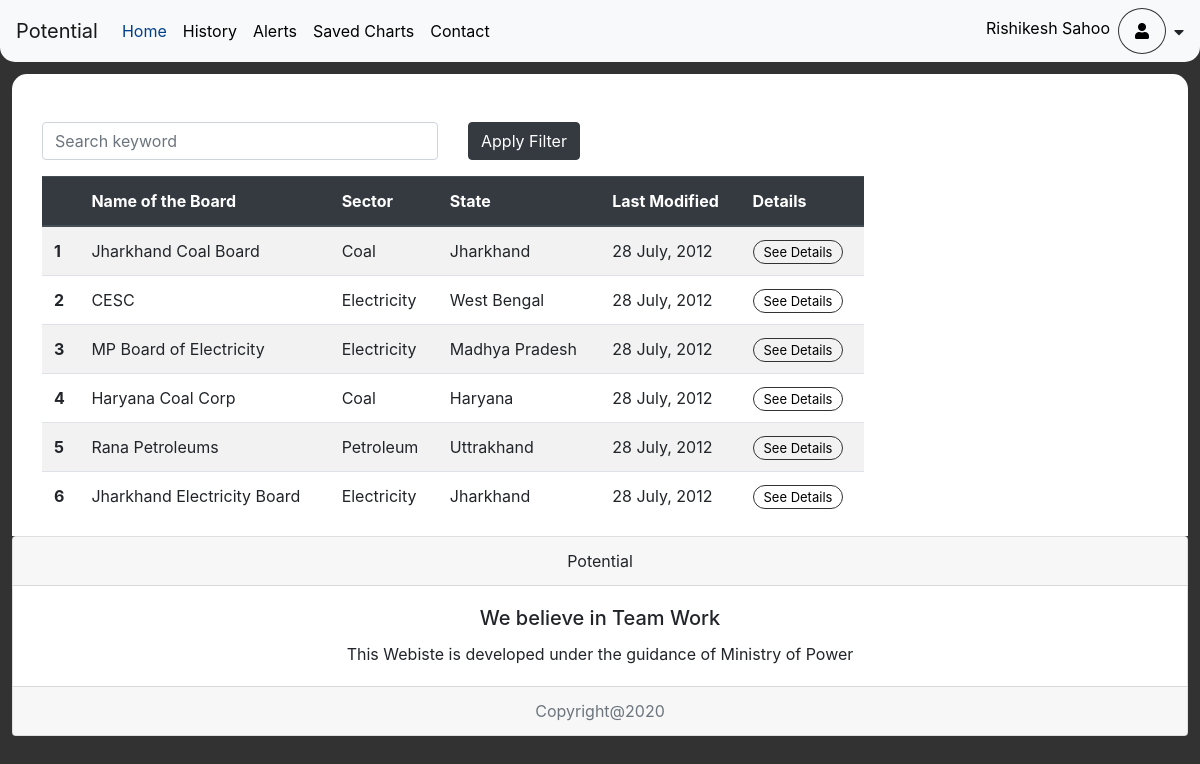
/power/govt_dash/ (signed in), run on an earlier commit of the app's database.
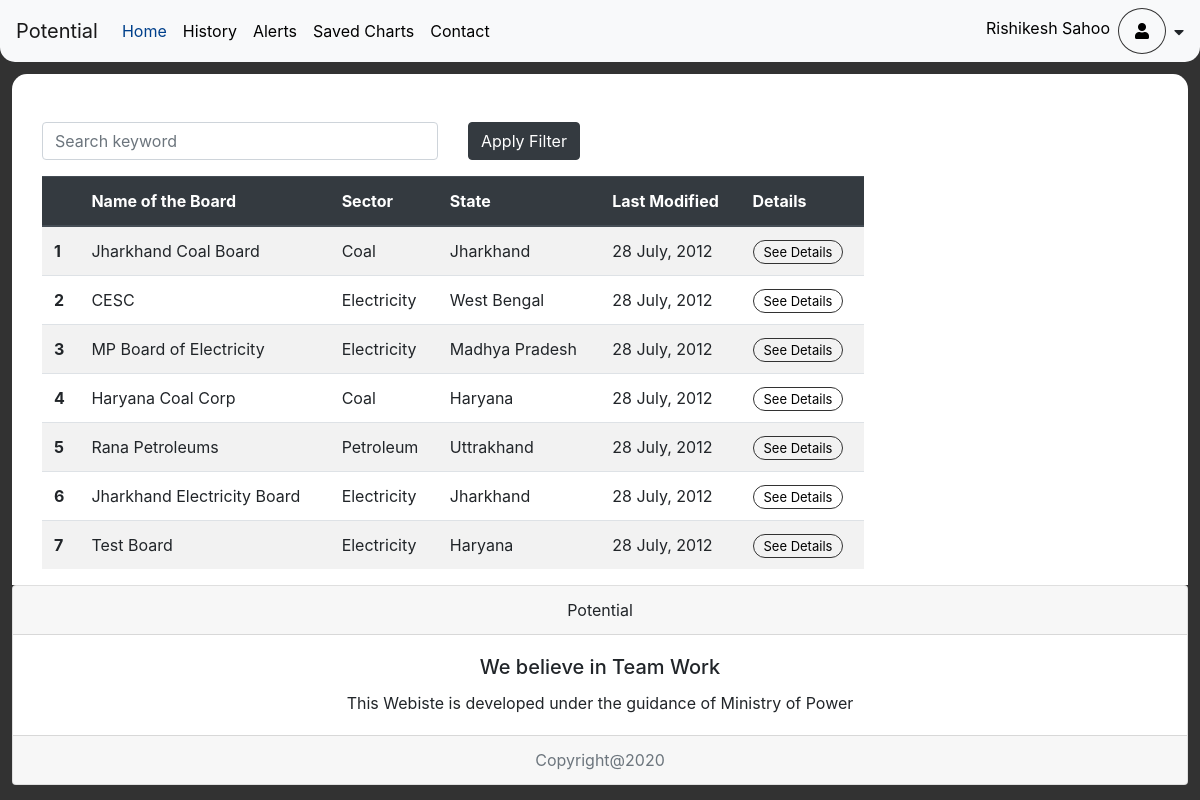
And on a later commit of the database.
### power/models.py (models this page shows, shortened)
class Board(models.Model):
    sector = models.ForeignKey(Sector, on_delete=models.CASCADE)
    name = models.CharField(max_length=200)
    state = models.CharField(max_length=100)
    url = models.TextField(max_length=1000, default="http://www.mperc.in/consolidated-reg.htm")
    xpath = models.TextField(max_length=1000, default="/html/body/table/tbody/tr/td/div/center/table[1]/tbody/tr/td[6]/table/tbody/tr/td[2]/table/tbody/tr/td/table/tbody/tr[2]/td[69]")
    person = models.ForeignKey(Person,on_delete=models.CASCADE)
    modified = models.CharField(max_length=100, default="Today")

class Sector(models.Model):
    name = models.CharField(max_length=100)
    def __str__(self):
        return self.name

### power/views.py (the view, shortened to what this page needs)
def govt_dash(request):
	if 'uid' not in request.session:
		request.session['message']="Please login first"
		request.session['type']=""  # dont know the type
		redirect('/power/')
	uid = request.session['uid']
	p = Person.objects.get(pk=uid)
	all_boards = p.board_set.all()
	all_sectors = Sector.objects.all()
	all_states = Board.objects.values_list('state',flat=True).distinct().order_by('state')
	state = "all"
	sector = "555"
	if 'message' in request.session:
		message = request.session['message']
		message_type = request.session['type']
	else:
		message = ""
		message_type = ""
	request.session['message']=""
	context = {
		"all_boards":all_boards,
		"all_sectors":all_sectors,
		"all_states":all_states,
		"message" : message,
		"type": message_type,
		"homelink" : 1,
		"state": state,
		"sector":sector
	}
	return render(request, "power/govt_dash.html", context);

### power/templates/power/govt_dash.html (shortened to what this page needs)
{% extends 'power/base.html' %}
{% block body %}
<div class="content-wrapper">
<div class="container-fluid">
    <div class="row pt-5">
        <div class="col-md-9">
            <div class="container-fluid">
                <div class="row">
                    <form class="col-12">
                        <div class="form-group row">
                            <div class="col-md-6">
                                <input class="form-control" type="text" name="keyword" id="keyword" placeholder="Search keyword" onkeyup="search(this.value)">
                            </div>
                            <div class="col-md-6">
                                <button type="button" data-toggle="modal" data-target="#filtermodal" class="btn btn-dark" id="applyfilter">Apply Filter</button>
                            </div>
                        </div>
                    </form>
                </div>
                <div class="row row-content" id="searchresult">
                    <div class='col-12 col-sm-12'>
                             <div class='table-responsive'>
                                 <table class='table table-striped'>
                                     <thead class='thead-dark'>
                                         <tr>
                                             <th>&nbsp;</th>
                                             <th>Name of the Board</th>
                                             <th>Sector</th>
                                             <th>State</th>
                                             <th>Last Modified</th>
                                             <th>Details</th>
                                         </tr>
                                     </thead>
                                     <tbody id="tbody1">
                                        {% for board in all_boards %}
                                         <tr>
                                             <th>{{forloop.counter}}</th>
                                             <td>{{board.name}}</td>
                                             <td>{{board.sector}}</td>
                                             <td>{{board.state}}</td>
                                             <td>28 July, 2012</td>
                                             <td><a target="__blank" class="my-btn2" href="{% url 'power:analysis' %}">See Details</a></td>
                                         </tr>
                                        {% endfor %}
                                     </tbody>
                                 </table>
                             </div>
                        </div>
                </div>
            </div>
        </div>
    </div>
</div>
</div>
{% endblock body %}
{% block custom_header_right %}
<li class="nav-item">
    <a class="nav-link" href="{% url 'power:govt_dash' %}">{{request.session.name}} <span class="sr-only">(current)</span></a>
</li>
<li class="nav-item dropdown user-icon">
    <a href="#" class="nav-link dropdown-toggle" data-toggle="dropdown" ><i class="fas fa-user"></i></a>
</li>
<li><i class="fas fa-caret-down pt-3 pl-2"></i></li>
{% endblock custom_header_right %}

What changed in the data, as far as the page shows it:
now on this page (row edited): Board: name "Test Board", sector "Electricity", state "Haryana"
